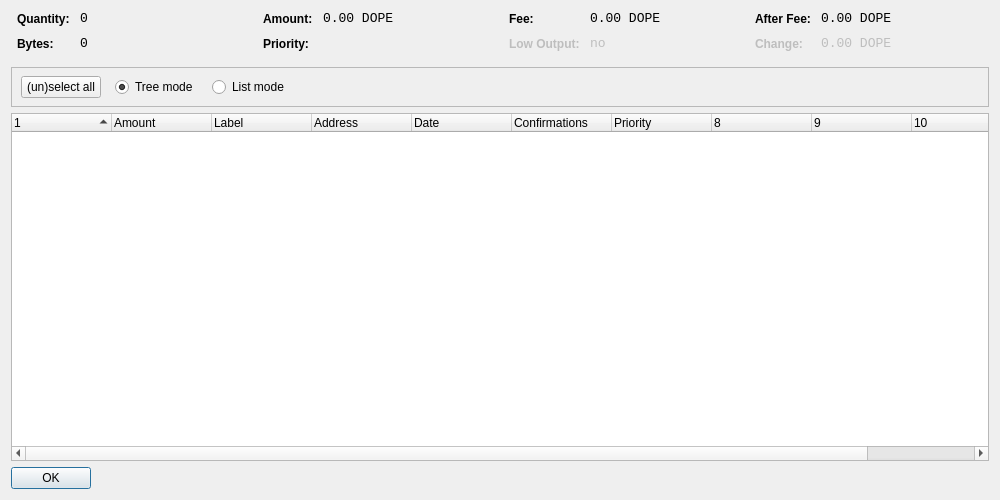
<?xml version="1.0" encoding="UTF-8"?>
<ui version="4.0">
 <class>CoinControlDialog</class>
 <widget class="QDialog" name="CoinControlDialog">
  <property name="geometry">
   <rect>
    <x>0</x>
    <y>0</y>
    <width>1000</width>
    <height>500</height>
   </rect>
  </property>
  <property name="windowTitle">
   <string>Coin Control</string>
  </property>
  <layout class="QVBoxLayout" name="verticalLayout">
   <item>
    <layout class="QHBoxLayout" name="horizontalLayoutTop" stretch="0,0,0,0">
     <property name="topMargin">
      <number>0</number>
     </property>
     <property name="bottomMargin">
      <number>10</number>
     </property>
     <item>
      <layout class="QFormLayout" name="formLayoutCoinControl1">
       <property name="horizontalSpacing">
        <number>10</number>
       </property>
       <property name="verticalSpacing">
        <number>10</number>
       </property>
       <property name="leftMargin">
        <number>6</number>
       </property>
       <property name="rightMargin">
        <number>6</number>
       </property>
       <item row="0" column="0">
        <widget class="QLabel" name="labelCoinControlQuantityText">
         <property name="styleSheet">
          <string notr="true">font-weight:bold;</string>
         </property>
         <property name="text">
          <string>Quantity:</string>
         </property>
        </widget>
       </item>
       <item row="0" column="1">
        <widget class="QLabel" name="labelCoinControlQuantity">
         <property name="font">
          <font>
           <family>Monospace</family>
           <pointsize>10</pointsize>
          </font>
         </property>
         <property name="cursor">
          <cursorShape>IBeamCursor</cursorShape>
         </property>
         <property name="contextMenuPolicy">
          <enum>Qt::ActionsContextMenu</enum>
         </property>
         <property name="text">
          <string notr="true">0</string>
         </property>
         <property name="textInteractionFlags">
          <set>Qt::LinksAccessibleByMouse|Qt::TextSelectableByKeyboard|Qt::TextSelectableByMouse</set>
         </property>
        </widget>
       </item>
       <item row="1" column="0">
        <widget class="QLabel" name="labelCoinControlBytesText">
         <property name="styleSheet">
          <string notr="true">font-weight:bold;</string>
         </property>
         <property name="text">
          <string>Bytes:</string>
         </property>
        </widget>
       </item>
       <item row="1" column="1">
        <widget class="QLabel" name="labelCoinControlBytes">
         <property name="font">
          <font>
           <family>Monospace</family>
           <pointsize>10</pointsize>
          </font>
         </property>
         <property name="cursor">
          <cursorShape>IBeamCursor</cursorShape>
         </property>
         <property name="contextMenuPolicy">
          <enum>Qt::ActionsContextMenu</enum>
         </property>
         <property name="text">
          <string notr="true">0</string>
         </property>
         <property name="textInteractionFlags">
          <set>Qt::LinksAccessibleByMouse|Qt::TextSelectableByKeyboard|Qt::TextSelectableByMouse</set>
         </property>
        </widget>
       </item>
      </layout>
     </item>
     <item>
      <layout class="QFormLayout" name="formLayoutCoinControl2">
       <property name="horizontalSpacing">
        <number>10</number>
       </property>
       <property name="verticalSpacing">
        <number>10</number>
       </property>
       <property name="leftMargin">
        <number>6</number>
       </property>
       <property name="rightMargin">
        <number>6</number>
       </property>
       <item row="0" column="0">
        <widget class="QLabel" name="labelCoinControlAmountText">
         <property name="styleSheet">
          <string notr="true">font-weight:bold;</string>
         </property>
         <property name="text">
          <string>Amount:</string>
         </property>
        </widget>
       </item>
       <item row="0" column="1">
        <widget class="QLabel" name="labelCoinControlAmount">
         <property name="font">
          <font>
           <family>Monospace</family>
           <pointsize>10</pointsize>
          </font>
         </property>
         <property name="cursor">
          <cursorShape>IBeamCursor</cursorShape>
         </property>
         <property name="contextMenuPolicy">
          <enum>Qt::ActionsContextMenu</enum>
         </property>
         <property name="text">
          <string notr="true">0.00 DOPE</string>
         </property>
         <property name="textInteractionFlags">
          <set>Qt::LinksAccessibleByMouse|Qt::TextSelectableByKeyboard|Qt::TextSelectableByMouse</set>
         </property>
        </widget>
       </item>
       <item row="1" column="0">
        <widget class="QLabel" name="labelCoinControlPriorityText">
         <property name="styleSheet">
          <string notr="true">font-weight:bold;</string>
         </property>
         <property name="text">
          <string>Priority:</string>
         </property>
        </widget>
       </item>
       <item row="1" column="1">
        <widget class="QLabel" name="labelCoinControlPriority">
         <property name="font">
          <font>
           <family>Monospace</family>
           <pointsize>10</pointsize>
          </font>
         </property>
         <property name="cursor">
          <cursorShape>IBeamCursor</cursorShape>
         </property>
         <property name="contextMenuPolicy">
          <enum>Qt::ActionsContextMenu</enum>
         </property>
         <property name="text">
          <string/>
         </property>
         <property name="textInteractionFlags">
          <set>Qt::LinksAccessibleByMouse|Qt::TextSelectableByKeyboard|Qt::TextSelectableByMouse</set>
         </property>
        </widget>
       </item>
      </layout>
     </item>
     <item>
      <layout class="QFormLayout" name="formLayoutCoinControl3">
       <property name="horizontalSpacing">
        <number>10</number>
       </property>
       <property name="verticalSpacing">
        <number>10</number>
       </property>
       <property name="leftMargin">
        <number>6</number>
       </property>
       <property name="rightMargin">
        <number>6</number>
       </property>
       <item row="0" column="0">
        <widget class="QLabel" name="labelCoinControlFeeText">
         <property name="styleSheet">
          <string notr="true">font-weight:bold;</string>
         </property>
         <property name="text">
          <string>Fee:</string>
         </property>
        </widget>
       </item>
       <item row="0" column="1">
        <widget class="QLabel" name="labelCoinControlFee">
         <property name="font">
          <font>
           <family>Monospace</family>
           <pointsize>10</pointsize>
          </font>
         </property>
         <property name="cursor">
          <cursorShape>IBeamCursor</cursorShape>
         </property>
         <property name="contextMenuPolicy">
          <enum>Qt::ActionsContextMenu</enum>
         </property>
         <property name="text">
          <string notr="true">0.00 DOPE</string>
         </property>
         <property name="textInteractionFlags">
          <set>Qt::LinksAccessibleByMouse|Qt::TextSelectableByKeyboard|Qt::TextSelectableByMouse</set>
         </property>
        </widget>
       </item>
       <item row="1" column="0">
        <widget class="QLabel" name="labelCoinControlLowOutputText">
         <property name="enabled">
          <bool>false</bool>
         </property>
         <property name="styleSheet">
          <string notr="true">font-weight:bold;</string>
         </property>
         <property name="text">
          <string>Low Output:</string>
         </property>
        </widget>
       </item>
       <item row="1" column="1">
        <widget class="QLabel" name="labelCoinControlLowOutput">
         <property name="enabled">
          <bool>false</bool>
         </property>
         <property name="font">
          <font>
           <family>Monospace</family>
           <pointsize>10</pointsize>
          </font>
         </property>
         <property name="cursor">
          <cursorShape>IBeamCursor</cursorShape>
         </property>
         <property name="contextMenuPolicy">
          <enum>Qt::ActionsContextMenu</enum>
         </property>
         <property name="text">
          <string notr="true">no</string>
         </property>
         <property name="textInteractionFlags">
          <set>Qt::LinksAccessibleByMouse|Qt::TextSelectableByKeyboard|Qt::TextSelectableByMouse</set>
         </property>
        </widget>
       </item>
      </layout>
     </item>
     <item>
      <layout class="QFormLayout" name="formLayoutCoinControl4">
       <property name="horizontalSpacing">
        <number>10</number>
       </property>
       <property name="verticalSpacing">
        <number>10</number>
       </property>
       <property name="leftMargin">
        <number>6</number>
       </property>
       <property name="rightMargin">
        <number>6</number>
       </property>
       <item row="0" column="0">
        <widget class="QLabel" name="labelCoinControlAfterFeeText">
         <property name="styleSheet">
          <string notr="true">font-weight:bold;</string>
         </property>
         <property name="text">
          <string>After Fee:</string>
         </property>
        </widget>
       </item>
       <item row="0" column="1">
        <widget class="QLabel" name="labelCoinControlAfterFee">
         <property name="font">
          <font>
           <family>Monospace</family>
           <pointsize>10</pointsize>
          </font>
         </property>
         <property name="cursor">
          <cursorShape>IBeamCursor</cursorShape>
         </property>
         <property name="contextMenuPolicy">
          <enum>Qt::ActionsContextMenu</enum>
         </property>
         <property name="text">
          <string notr="true">0.00 DOPE</string>
         </property>
         <property name="textInteractionFlags">
          <set>Qt::LinksAccessibleByMouse|Qt::TextSelectableByKeyboard|Qt::TextSelectableByMouse</set>
         </property>
        </widget>
       </item>
       <item row="1" column="0">
        <widget class="QLabel" name="labelCoinControlChangeText">
         <property name="enabled">
          <bool>false</bool>
         </property>
         <property name="styleSheet">
          <string notr="true">font-weight:bold;</string>
         </property>
         <property name="text">
          <string>Change:</string>
         </property>
        </widget>
       </item>
       <item row="1" column="1">
        <widget class="QLabel" name="labelCoinControlChange">
         <property name="enabled">
          <bool>false</bool>
         </property>
         <property name="font">
          <font>
           <family>Monospace</family>
           <pointsize>10</pointsize>
          </font>
         </property>
         <property name="cursor">
          <cursorShape>IBeamCursor</cursorShape>
         </property>
         <property name="contextMenuPolicy">
          <enum>Qt::ActionsContextMenu</enum>
         </property>
         <property name="text">
          <string notr="true">0.00 DOPE</string>
         </property>
         <property name="textInteractionFlags">
          <set>Qt::LinksAccessibleByMouse|Qt::TextSelectableByKeyboard|Qt::TextSelectableByMouse</set>
         </property>
        </widget>
       </item>
      </layout>
     </item>
    </layout>
   </item>
   <item>
    <widget class="QFrame" name="frame">
     <property name="minimumSize">
      <size>
       <width>0</width>
       <height>40</height>
      </size>
     </property>
     <property name="frameShape">
      <enum>QFrame::StyledPanel</enum>
     </property>
     <property name="frameShadow">
      <enum>QFrame::Sunken</enum>
     </property>
     <widget class="QWidget" name="horizontalLayoutWidget">
      <property name="geometry">
       <rect>
        <x>10</x>
        <y>0</y>
        <width>781</width>
        <height>41</height>
       </rect>
      </property>
      <layout class="QHBoxLayout" name="horizontalLayoutPanel" stretch="0,0,0,0,0">
       <property name="spacing">
        <number>14</number>
       </property>
       <item>
        <widget class="QPushButton" name="pushButtonSelectAll">
         <property name="sizePolicy">
          <sizepolicy hsizetype="Maximum" vsizetype="Fixed">
           <horstretch>0</horstretch>
           <verstretch>0</verstretch>
          </sizepolicy>
         </property>
         <property name="text">
          <string>(un)select all</string>
         </property>
        </widget>
       </item>
       <item>
        <widget class="QRadioButton" name="radioTreeMode">
         <property name="sizePolicy">
          <sizepolicy hsizetype="Maximum" vsizetype="Fixed">
           <horstretch>0</horstretch>
           <verstretch>0</verstretch>
          </sizepolicy>
         </property>
         <property name="text">
          <string>Tree mode</string>
         </property>
         <property name="checked">
          <bool>true</bool>
         </property>
        </widget>
       </item>
       <item>
        <widget class="QRadioButton" name="radioListMode">
         <property name="sizePolicy">
          <sizepolicy hsizetype="Maximum" vsizetype="Fixed">
           <horstretch>0</horstretch>
           <verstretch>0</verstretch>
          </sizepolicy>
         </property>
         <property name="text">
          <string>List mode</string>
         </property>
        </widget>
       </item>
       <item>
        <spacer name="horizontalSpacer">
         <property name="orientation">
          <enum>Qt::Horizontal</enum>
         </property>
         <property name="sizeHint" stdset="0">
          <size>
           <width>40</width>
           <height>20</height>
          </size>
         </property>
        </spacer>
       </item>
      </layout>
     </widget>
    </widget>
   </item>
   <item>
    <widget class="CoinControlTreeWidget" name="treeWidget">
     <property name="contextMenuPolicy">
      <enum>Qt::CustomContextMenu</enum>
     </property>
     <property name="sortingEnabled">
      <bool>false</bool>
     </property>
     <property name="columnCount">
      <number>11</number>
     </property>
     <attribute name="headerShowSortIndicator" stdset="0">
      <bool>true</bool>
     </attribute>
     <attribute name="headerStretchLastSection">
      <bool>false</bool>
     </attribute>
     <column>
      <property name="text">
       <string/>
      </property>
     </column>
     <column>
      <property name="text">
       <string>Amount</string>
      </property>
     </column>
     <column>
      <property name="text">
       <string>Label</string>
      </property>
     </column>
     <column>
      <property name="text">
       <string>Address</string>
      </property>
     </column>
     <column>
      <property name="text">
       <string>Date</string>
      </property>
     </column>
     <column>
      <property name="text">
       <string>Confirmations</string>
      </property>
      <property name="toolTip">
       <string>Confirmed</string>
      </property>
     </column>
     <column>
      <property name="text">
       <string>Priority</string>
      </property>
     </column>
     <column>
      <property name="text">
       <string/>
      </property>
     </column>
     <column>
      <property name="text">
       <string/>
      </property>
     </column>
     <column>
      <property name="text">
       <string/>
      </property>
     </column>
     <column>
      <property name="text">
       <string/>
      </property>
     </column>
    </widget>
   </item>
   <item>
    <widget class="QDialogButtonBox" name="buttonBox">
     <property name="sizePolicy">
      <sizepolicy hsizetype="Maximum" vsizetype="Fixed">
       <horstretch>0</horstretch>
       <verstretch>0</verstretch>
      </sizepolicy>
     </property>
     <property name="orientation">
      <enum>Qt::Horizontal</enum>
     </property>
     <property name="standardButtons">
      <set>QDialogButtonBox::Ok</set>
     </property>
    </widget>
   </item>
  </layout>
 </widget>
 <customwidgets>
  <customwidget>
   <class>CoinControlTreeWidget</class>
   <extends>QTreeWidget</extends>
   <header>coincontroltreewidget.h</header>
  </customwidget>
 </customwidgets>
 <resources/>
 <connections/>
</ui>
